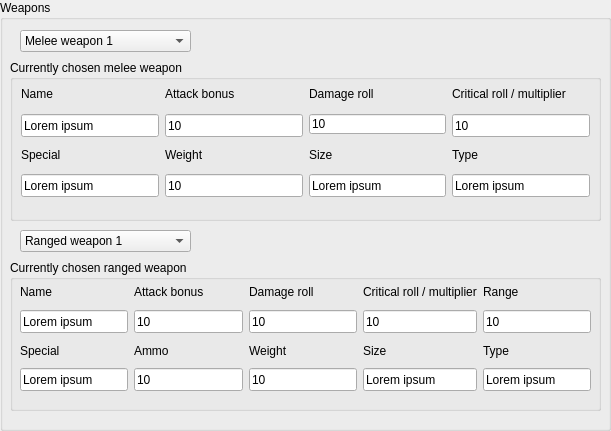
   <widget class="QGroupBox" name="WeaponsBox">
    <property name="geometry">
     <rect>
      <x>10</x>
      <y>440</y>
      <width>611</width>
      <height>431</height>
     </rect>
    </property>
    <property name="title">
     <string>Weapons</string>
    </property>
    <widget class="QGroupBox" name="CurrentMeleeWeaponBox">
     <property name="geometry">
      <rect>
       <x>10</x>
       <y>60</y>
       <width>591</width>
       <height>161</height>
      </rect>
     </property>
     <property name="maximumSize">
      <size>
       <width>591</width>
       <height>44444</height>
      </size>
     </property>
     <property name="title">
      <string>Currently chosen melee weapon</string>
     </property>
     <widget class="QWidget" name="layoutWidget">
      <property name="geometry">
       <rect>
        <x>11</x>
        <y>21</y>
        <width>571</width>
        <height>121</height>
       </rect>
      </property>
      <layout class="QGridLayout" name="MeleeWeapon">
       <item row="0" column="0">
        <widget class="QLabel" name="melee_weapon_name_label">
         <property name="maximumSize">
          <size>
           <width>138</width>
           <height>16</height>
          </size>
         </property>
         <property name="text">
          <string>Name</string>
         </property>
        </widget>
       </item>
       <item row="0" column="1">
        <widget class="QLabel" name="melee_weapon_attack_bonus_label">
         <property name="maximumSize">
          <size>
           <width>138</width>
           <height>16</height>
          </size>
         </property>
         <property name="text">
          <string>Attack bonus</string>
         </property>
        </widget>
       </item>
       <item row="0" column="2">
        <widget class="QLabel" name="melee_weapon_damage_roll_label">
         <property name="maximumSize">
          <size>
           <width>137</width>
           <height>16</height>
          </size>
         </property>
         <property name="text">
          <string>Damage roll</string>
         </property>
        </widget>
       </item>
       <item row="0" column="3">
        <widget class="QLabel" name="melee_weapon_crit_label">
         <property name="maximumSize">
          <size>
           <width>138</width>
           <height>16</height>
          </size>
         </property>
         <property name="text">
          <string>Critical roll / multiplier</string>
         </property>
        </widget>
       </item>
       <item row="1" column="0">
        <widget class="QLineEdit" name="melee_weapon_name">
         <property name="minimumSize">
          <size>
           <width>0</width>
           <height>23</height>
          </size>
         </property>
         <property name="maximumSize">
          <size>
           <width>138</width>
           <height>20</height>
          </size>
         </property>
         <property name="text">
          <string>Lorem ipsum</string>
         </property>
        </widget>
       </item>
       <item row="1" column="1">
        <widget class="QLineEdit" name="melee_weapon_attack_bonus">
         <property name="minimumSize">
          <size>
           <width>0</width>
           <height>23</height>
          </size>
         </property>
         <property name="maximumSize">
          <size>
           <width>138</width>
           <height>20</height>
          </size>
         </property>
         <property name="text">
          <string>10</string>
         </property>
        </widget>
       </item>
       <item row="1" column="2">
        <widget class="QLineEdit" name="melee_weapon_damage_roll">
         <property name="maximumSize">
          <size>
           <width>137</width>
           <height>20</height>
          </size>
         </property>
         <property name="text">
          <string>10</string>
         </property>
        </widget>
       </item>
       <item row="1" column="3">
        <widget class="QLineEdit" name="melee_weapon_crit">
         <property name="minimumSize">
          <size>
           <width>0</width>
           <height>23</height>
          </size>
         </property>
         <property name="maximumSize">
          <size>
           <width>138</width>
           <height>20</height>
          </size>
         </property>
         <property name="text">
          <string>10</string>
         </property>
        </widget>
       </item>
       <item row="2" column="0">
        <widget class="QLabel" name="melee_weapon_special_label">
         <property name="maximumSize">
          <size>
           <width>138</width>
           <height>15</height>
          </size>
         </property>
         <property name="text">
          <string>Special</string>
         </property>
        </widget>
       </item>
       <item row="2" column="1">
        <widget class="QLabel" name="melee_weapon_weight_label">
         <property name="maximumSize">
          <size>
           <width>138</width>
           <height>15</height>
          </size>
         </property>
         <property name="text">
          <string>Weight</string>
         </property>
        </widget>
       </item>
       <item row="2" column="2">
        <widget class="QLabel" name="melee_weapon_size_label">
         <property name="maximumSize">
          <size>
           <width>137</width>
           <height>15</height>
          </size>
         </property>
         <property name="text">
          <string>Size</string>
         </property>
        </widget>
       </item>
       <item row="2" column="3">
        <widget class="QLabel" name="melee_weapon_type_label">
         <property name="maximumSize">
          <size>
           <width>138</width>
           <height>15</height>
          </size>
         </property>
         <property name="text">
          <string>Type</string>
         </property>
        </widget>
       </item>
       <item row="3" column="0">
        <widget class="QLineEdit" name="melee_weapon_special">
         <property name="minimumSize">
          <size>
           <width>0</width>
           <height>23</height>
          </size>
         </property>
         <property name="maximumSize">
          <size>
           <width>138</width>
           <height>20</height>
          </size>
         </property>
         <property name="text">
          <string>Lorem ipsum</string>
         </property>
        </widget>
       </item>
       <item row="3" column="1">
        <widget class="QLineEdit" name="melee_weapon_weight">
         <property name="minimumSize">
          <size>
           <width>0</width>
           <height>23</height>
          </size>
         </property>
         <property name="maximumSize">
          <size>
           <width>138</width>
           <height>20</height>
          </size>
         </property>
         <property name="text">
          <string>10</string>
         </property>
        </widget>
       </item>
       <item row="3" column="2">
        <widget class="QLineEdit" name="melee_weapon_size">
         <property name="minimumSize">
          <size>
           <width>0</width>
           <height>23</height>
          </size>
         </property>
         <property name="maximumSize">
          <size>
           <width>137</width>
           <height>20</height>
          </size>
         </property>
         <property name="text">
          <string>Lorem ipsum</string>
         </property>
        </widget>
       </item>
       <item row="3" column="3">
        <widget class="QLineEdit" name="melee_weapon_type">
         <property name="minimumSize">
          <size>
           <width>0</width>
           <height>23</height>
          </size>
         </property>
         <property name="maximumSize">
          <size>
           <width>138</width>
           <height>20</height>
          </size>
         </property>
         <property name="text">
          <string>Lorem ipsum</string>
         </property>
        </widget>
       </item>
      </layout>
     </widget>
    </widget>
    <widget class="QComboBox" name="weapons_melee_weapon_choice">
     <property name="geometry">
      <rect>
       <x>20</x>
       <y>30</y>
       <width>171</width>
       <height>22</height>
      </rect>
     </property>
     <item>
      <property name="text">
       <string>Melee weapon 1</string>
      </property>
     </item>
     <item>
      <property name="text">
       <string>Melee weapon 2</string>
      </property>
     </item>
     <item>
      <property name="text">
       <string>Melee weapon 3</string>
      </property>
     </item>
    </widget>
    <widget class="QComboBox" name="weapons_ranged_weapon_choice">
     <property name="geometry">
      <rect>
       <x>20</x>
       <y>230</y>
       <width>171</width>
       <height>22</height>
      </rect>
     </property>
     <item>
      <property name="text">
       <string>Ranged weapon 1</string>
      </property>
     </item>
     <item>
      <property name="text">
       <string>Ranged weapon 2</string>
      </property>
     </item>
     <item>
      <property name="text">
       <string>Ranged weapon 3</string>
      </property>
     </item>
    </widget>
    <widget class="QGroupBox" name="CurrentRangedWeaponBox">
     <property name="geometry">
      <rect>
       <x>10</x>
       <y>260</y>
       <width>591</width>
       <height>151</height>
      </rect>
     </property>
     <property name="title">
      <string>Currently chosen ranged weapon</string>
     </property>
     <widget class="QWidget" name="gridLayoutWidget_17">
      <property name="geometry">
       <rect>
        <x>10</x>
        <y>20</y>
        <width>571</width>
        <height>111</height>
       </rect>
      </property>
      <layout class="QGridLayout" name="RangedWeapon">
       <item row="0" column="3">
        <widget class="QLabel" name="ranged_weapon_crit_label">
         <property name="text">
          <string>Critical roll / multiplier</string>
         </property>
        </widget>
       </item>
       <item row="0" column="2">
        <widget class="QLabel" name="ranged_weapon_damage_roll_label">
         <property name="text">
          <string>Damage roll</string>
         </property>
        </widget>
       </item>
       <item row="0" column="4">
        <widget class="QLabel" name="ranged_weapon_range_label">
         <property name="text">
          <string>Range</string>
         </property>
        </widget>
       </item>
       <item row="0" column="0">
        <widget class="QLabel" name="ranged_weapon_name_label">
         <property name="text">
          <string>Name</string>
         </property>
        </widget>
       </item>
       <item row="1" column="0">
        <widget class="QLineEdit" name="ranged_weapon_name">
         <property name="minimumSize">
          <size>
           <width>0</width>
           <height>23</height>
          </size>
         </property>
         <property name="text">
          <string>Lorem ipsum</string>
         </property>
        </widget>
       </item>
       <item row="1" column="1">
        <widget class="QLineEdit" name="ranged_weapon_attack_bonus">
         <property name="minimumSize">
          <size>
           <width>0</width>
           <height>23</height>
          </size>
         </property>
         <property name="text">
          <string>10</string>
         </property>
        </widget>
       </item>
       <item row="1" column="3">
        <widget class="QLineEdit" name="ranged_weapon_crit">
         <property name="minimumSize">
          <size>
           <width>0</width>
           <height>23</height>
          </size>
         </property>
         <property name="text">
          <string>10</string>
         </property>
        </widget>
       </item>
       <item row="1" column="4">
        <widget class="QLineEdit" name="ranged_weapon_range">
         <property name="minimumSize">
          <size>
           <width>0</width>
           <height>23</height>
          </size>
         </property>
         <property name="text">
          <string>10</string>
         </property>
        </widget>
       </item>
       <item row="1" column="2">
        <widget class="QLineEdit" name="ranged_weapon_damage_roll">
         <property name="minimumSize">
          <size>
           <width>0</width>
           <height>23</height>
          </size>
         </property>
         <property name="text">
          <string>10</string>
         </property>
        </widget>
       </item>
       <item row="0" column="1">
        <widget class="QLabel" name="ranged_weapon_attack_bonus_label">
         <property name="text">
          <string>Attack bonus</string>
         </property>
        </widget>
       </item>
       <item row="2" column="0">
        <widget class="QLabel" name="ranged_weapon_special_label">
         <property name="text">
          <string>Special</string>
         </property>
        </widget>
       </item>
       <item row="3" column="0">
        <widget class="QLineEdit" name="ranged_weapon_special">
         <property name="minimumSize">
          <size>
           <width>0</width>
           <height>23</height>
          </size>
         </property>
         <property name="text">
          <string>Lorem ipsum</string>
         </property>
        </widget>
       </item>
       <item row="2" column="1">
        <widget class="QLabel" name="ranged_weapon_ammo_label">
         <property name="text">
          <string>Ammo</string>
         </property>
        </widget>
       </item>
       <item row="2" column="2">
        <widget class="QLabel" name="ranged_weapon_weight_label">
         <property name="text">
          <string>Weight</string>
         </property>
        </widget>
       </item>
       <item row="2" column="3">
        <widget class="QLabel" name="ranged_weapon_size_label">
         <property name="text">
          <string>Size</string>
         </property>
        </widget>
       </item>
       <item row="2" column="4">
        <widget class="QLabel" name="ranged_weapon_type_label">
         <property name="text">
          <string>Type</string>
         </property>
        </widget>
       </item>
       <item row="3" column="1">
        <widget class="QLineEdit" name="ranged_weapon_ammo">
         <property name="minimumSize">
          <size>
           <width>0</width>
           <height>23</height>
          </size>
         </property>
         <property name="text">
          <string>10</string>
         </property>
        </widget>
       </item>
       <item row="3" column="2">
        <widget class="QLineEdit" name="ranged_weapon_weight">
         <property name="minimumSize">
          <size>
           <width>0</width>
           <height>23</height>
          </size>
         </property>
         <property name="text">
          <string>10</string>
         </property>
        </widget>
       </item>
       <item row="3" column="3">
        <widget class="QLineEdit" name="ranged_weapon_size">
         <property name="minimumSize">
          <size>
           <width>0</width>
           <height>23</height>
          </size>
         </property>
         <property name="text">
          <string>Lorem ipsum</string>
         </property>
        </widget>
       </item>
       <item row="3" column="4">
        <widget class="QLineEdit" name="ranged_weapon_type">
         <property name="minimumSize">
          <size>
           <width>0</width>
           <height>23</height>
          </size>
         </property>
         <property name="text">
          <string>Lorem ipsum</string>
         </property>
        </widget>
       </item>
      </layout>
     </widget>
    </widget>
   </widget>
